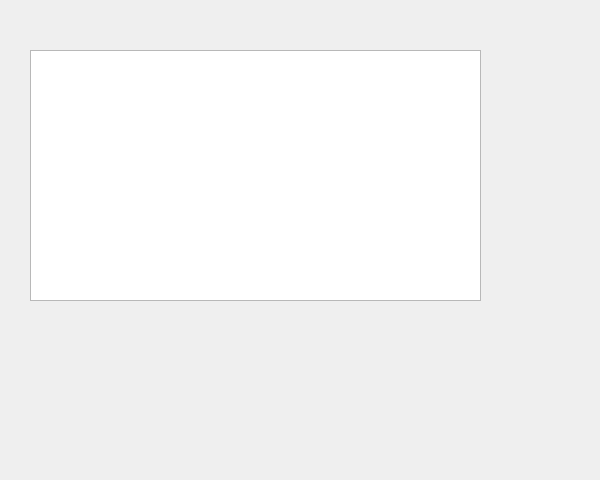
<?xml version="1.0" encoding="UTF-8"?>
<ui version="4.0">
 <class>Server</class>
 <widget class="QWidget" name="Server">
  <property name="geometry">
   <rect>
    <x>0</x>
    <y>0</y>
    <width>600</width>
    <height>480</height>
   </rect>
  </property>
  <property name="windowTitle">
   <string>Server</string>
  </property>
  <widget class="QListWidget" name="listWidget">
   <property name="geometry">
    <rect>
     <x>30</x>
     <y>50</y>
     <width>451</width>
     <height>251</height>
    </rect>
   </property>
  </widget>
  <widget class="QLabel" name="label">
   <property name="geometry">
    <rect>
     <x>160</x>
     <y>340</y>
     <width>231</width>
     <height>81</height>
    </rect>
   </property>
   <property name="text">
    <string/>
   </property>
  </widget>
 </widget>
 <layoutdefault spacing="6" margin="11"/>
 <resources/>
 <connections/>
</ui>
